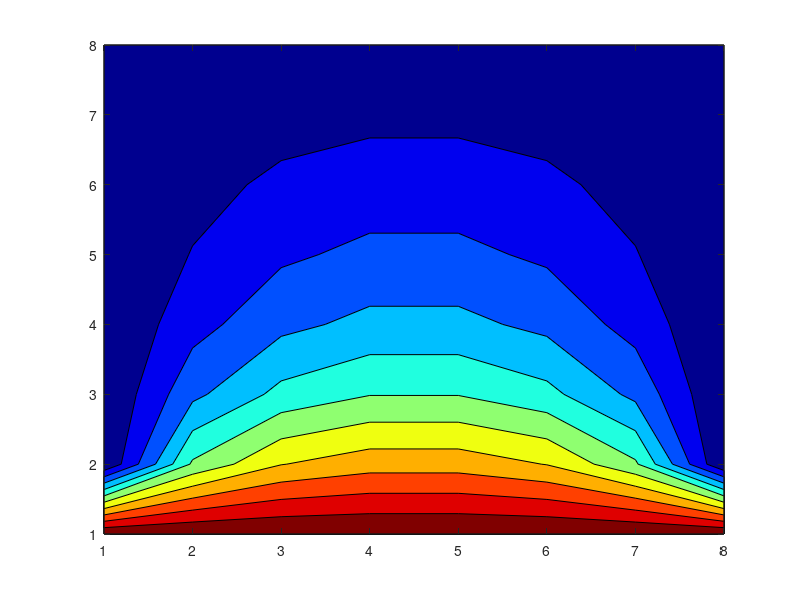

Write MATLAB code to recreate this figure.
clear, clc;
more off;

Nx = 8;
Ny = 8;

Ttop = 0.5;
Tleft = 0.5;
Tbottom = 1.0;
Tright = 0.5;

Nmax = 10;


T = zeros(Nx,Ny);

Tavg = (Ttop + Tleft + Tbottom + Tright) / 4;

T(:,:) = Tavg;

T(1,:) = Tleft;
T(Nx,:) = Tright;
T(:,1) = Ttop;
T(:,Ny) = Tbottom;

colormap(jet)

for n = 1:Nmax
  
  contourf([1:Nx], [1:Ny], rot90(T));
  pause(0.1)
  
  for i = 2:Nx-1
    Told(i) = T(1,i);
  end
  
  Told(1) = T(2,1);
  Told(Nx) = T(2,Nx);
  
  for j = 2:Ny-1
    for i = 2:Nx-1      
      
      t = (Told(i) + T(j+1, i) + Told(i-1) + T(j,i+1)) / 4;
      
      Told(i) = T(j,i);
      
      T(j,i) = t;
    end
    
    Told(1) = T(j+1,1);
    Told(Nx) = T(j+1,Nx);
    
  end
end